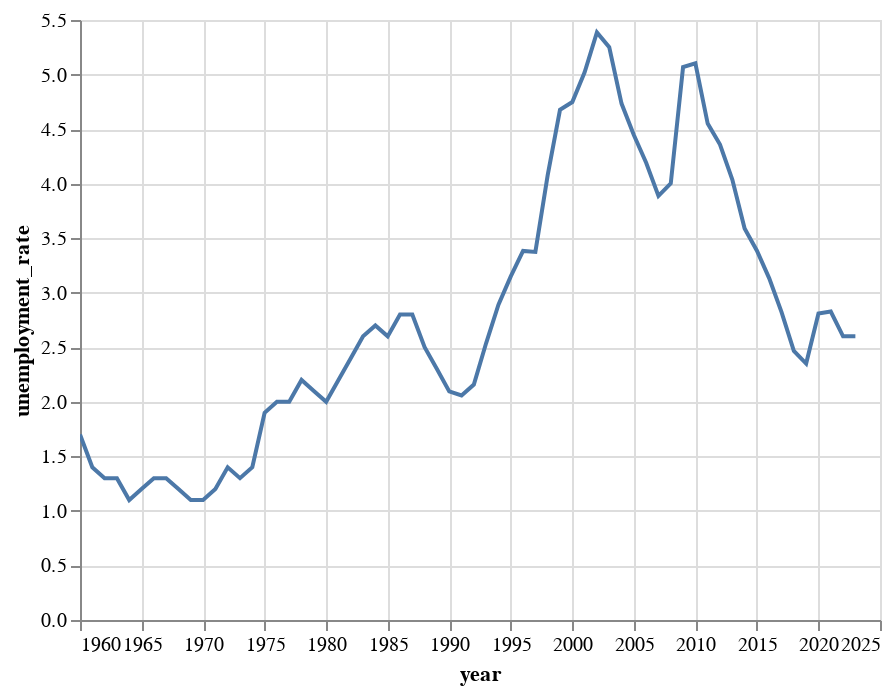

Here is the notebook cell this chart was saved with:
### Code cell
unemp_r_chart = (
    (unemp_r_out.plot.line(
        x=alt.X("year", axis=alt.Axis(format="d")), 
        y=alt.Y("unemployment_rate", scale=alt.Scale(zero=True))
                      )
    )
        .properties(width=400)
        .configure_scale(zero=False)
)

unemp_r_chart

### Figure 1 — Vega-Lite specification as saved in the notebook (floating-point values rounded to 4 significant figures)
{"config": {"view": {"continuousWidth": 300, "continuousHeight": 300}, "scale": {"zero": false}}, "data": {"name": "data-f507a2b3e7f078f6cff37ac375975122"}, "mark": {"type": "line", "tooltip": true}, "encoding": {"x": {"axis": {"format": "d"}, "field": "year", "type": "quantitative"}, "y": {"field": "unemployment_rate", "scale": {"zero": true}, "type": "quantitative"}}, "params": [{"name": "param_6", "select": {"type": "interval", "encodings": ["x", "y"]}, "bind": "scales"}], "width": 400, "$schema": "https://vega.github.io/schema/vega-lite/v5.20.1.json", "datasets": {"data-f507a2b3e7f078f6cff37ac375975122": [{"year": 1960, "unemployment_rate": 1.7}, {"year": 1961, "unemployment_rate": 1.4}, {"year": 1962, "unemployment_rate": 1.3}, {"year": 1963, "unemployment_rate": 1.3}, {"year": 1964, "unemployment_rate": 1.1}, {"year": 1965, "unemployment_rate": 1.2}, {"year": 1966, "unemployment_rate": 1.3}, {"year": 1967, "unemployment_rate": 1.3}, {"year": 1968, "unemployment_rate": 1.2}, {"year": 1969, "unemployment_rate": 1.1}, {"year": 1970, "unemployment_rate": 1.1}, {"year": 1971, "unemployment_rate": 1.2}, {"year": 1972, "unemployment_rate": 1.4}, {"year": 1973, "unemployment_rate": 1.3}, {"year": 1974, "unemployment_rate": 1.4}, {"year": 1975, "unemployment_rate": 1.9}, {"year": 1976, "unemployment_rate": 2.0}, {"year": 1977, "unemployment_rate": 2.0}, {"year": 1978, "unemployment_rate": 2.2}, {"year": 1979, "unemployment_rate": 2.1}, {"year": 1980, "unemployment_rate": 2.0}, {"year": 1981, "unemployment_rate": 2.2}, {"year": 1982, "unemployment_rate": 2.4}, {"year": 1983, "unemployment_rate": 2.6}, {"year": 1984, "unemployment_rate": 2.7}, {"year": 1985, "unemployment_rate": 2.6}, {"year": 1986, "unemployment_rate": 2.8}, {"year": 1987, "unemployment_rate": 2.8}, {"year": 1988, "unemployment_rate": 2.5}, {"year": 1989, "unemployment_rate": 2.3}, {"year": 1990, "unemployment_rate": 2.095}, {"year": 1991, "unemployment_rate": 2.059}, {"year": 1992, "unemployment_rate": 2.158}, {"year": 1993, "unemployment_rate": 2.539}, {"year": 1994, "unemployment_rate": 2.89}, {"year": 1995, "unemployment_rate": 3.15}, {"year": 1996, "unemployment_rate": 3.383}, {"year": 1997, "unemployment_rate": 3.374}, {"year": 1998, "unemployment_rate": 4.078}, {"year": 1999, "unemployment_rate": 4.677}, {"year": 2000, "unemployment_rate": 4.748}, {"year": 2001, "unemployment_rate": 5.02}, {"year": 2002, "unemployment_rate": 5.386}, {"year": 2003, "unemployment_rate": 5.251}, {"year": 2004, "unemployment_rate": 4.734}, {"year": 2005, "unemployment_rate": 4.446}, {"year": 2006, "unemployment_rate": 4.192}, {"year": 2007, "unemployment_rate": 3.888}, {"year": 2008, "unemployment_rate": 4.002}, {"year": 2009, "unemployment_rate": 5.068}, {"year": 2010, "unemployment_rate": 5.103}, {"year": 2011, "unemployment_rate": 4.55}, {"year": 2012, "unemployment_rate": 4.358}, {"year": 2013, "unemployment_rate": 4.038}, {"year": 2014, "unemployment_rate": 3.589}, {"year": 2015, "unemployment_rate": 3.385}, {"year": 2016, "unemployment_rate": 3.132}, {"year": 2017, "unemployment_rate": 2.822}, {"year": 2018, "unemployment_rate": 2.467}, {"year": 2019, "unemployment_rate": 2.351}, {"year": 2020, "unemployment_rate": 2.809}, {"year": 2021, "unemployment_rate": 2.828}, {"year": 2022, "unemployment_rate": 2.6}, {"year": 2023, "unemployment_rate": 2.6}]}}
